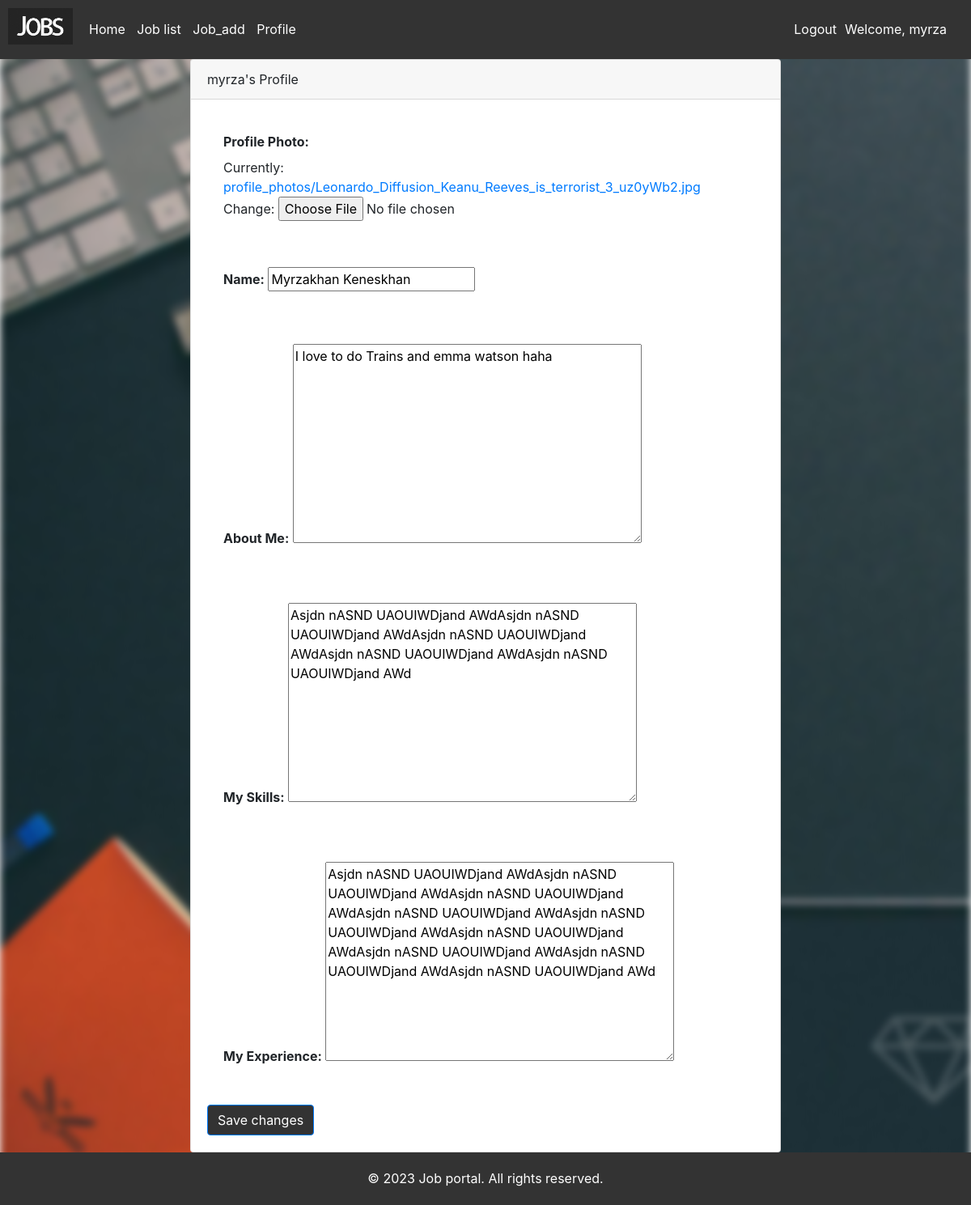
The page /profile_update/ (signed in) on the database as committed earlier.
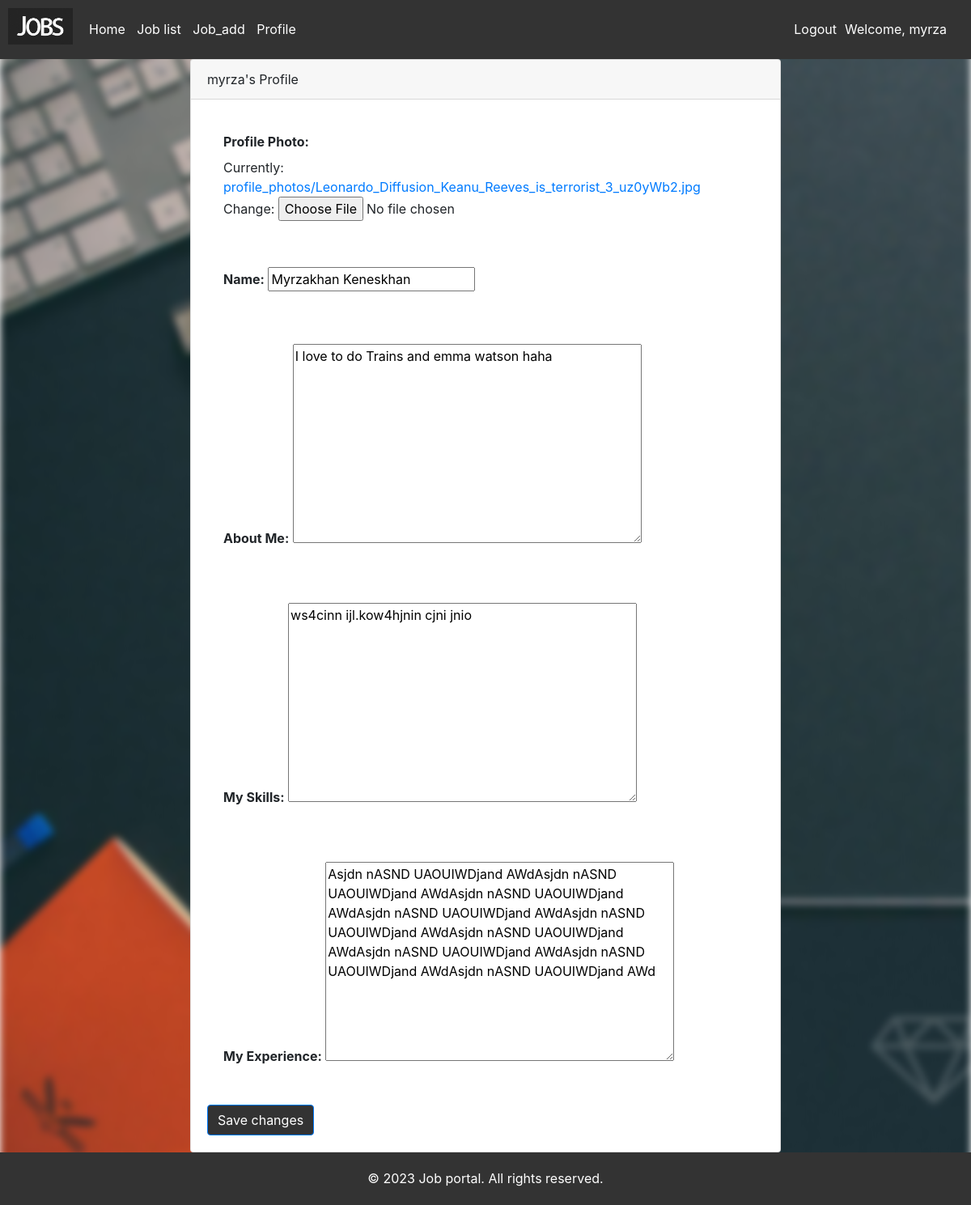
The same page on the database as committed later.
### job_portal/models.py (models this page shows, shortened)
class Profile(models.Model):
    user = models.OneToOneField(User, on_delete=models.CASCADE)
    photo = models.ImageField(upload_to='profile_photos/')
    name = models.CharField(max_length=255)
    about_me = models.TextField()
    my_skills = models.TextField()
    my_experience = models.TextField()

### job_portal/views.py (the view)
# urls.py: path('profile_update/', views.profile_update, name='profile_update'),
def profile_update(request):
    profile = Profile.objects.get(user=request.user)
    if request.method == 'POST':
        form = ProfileForm(request.POST, request.FILES, instance=profile)
        if form.is_valid():
            form.save()
            return redirect('profile_view')
    else:
        form = ProfileForm(instance=profile)
    return render(request, 'job_portal/profile_update.html', {'form': form})

### job_portal/forms.py
class ProfileForm(forms.ModelForm):
    class Meta:
        model = Profile
        fields = ('photo', 'name', 'about_me', 'my_skills', 'my_experience')

### job_portal/templates/job_portal/profile_update.html (shortened to what this page needs)
{% extends 'job_portal/base.html' %}
{% block content %}
  <div class="container">
    <div class="row justify-content-center">
      <div class="col-md-8">
        <div class="card">
          <div class="card-header">{{ form.instance.user.username }}'s Profile</div>
          <div class="card-body">
            <form method="POST" enctype="multipart/form-data">
              <div class="form-group">
                <label for="{{ form.photo.id_for_label }}">Profile Photo:</label>
                <div class="custom-file">
                  {{ form.photo }}
                </div>
              </div>
              <div class="form-group">
                <label for="{{ form.name.id_for_label }}">Name:</label>
                {{ form.name }}
              </div>
              <div class="form-group">
                <label for="{{ form.about_me.id_for_label }}">About Me:</label>
                {{ form.about_me }}
              </div>
              <div class="form-group">
                <label for="{{ form.my_skills.id_for_label }}">My Skills:</label>
                {{ form.my_skills }}
              </div>
              <div class="form-group">
                <label for="{{ form.my_experience.id_for_label }}">My Experience:</label>
                {{ form.my_experience }}
              </div>
              <button type="submit" class="btn btn-primary">Save changes</button>
            </form>
          </div>
        </div>
      </div>
    </div>
  </div>
{% endblock %}

Rows that differ between the two databases and show on the page:
changed Profile "Myrzakhan Keneskhan": my_skills "Asjdn nASND UAOUIWDjand AWdAsjdn nASND UAOUIWDjand AWdAsjdn nASND UAOUIWDjand AWdAsjdn nASND UAOUIWDjand AWdAsjdn nASND UAOUIWDjand AWd" → "ws4cinn ijl.kow4hjnin cjni jnio"
